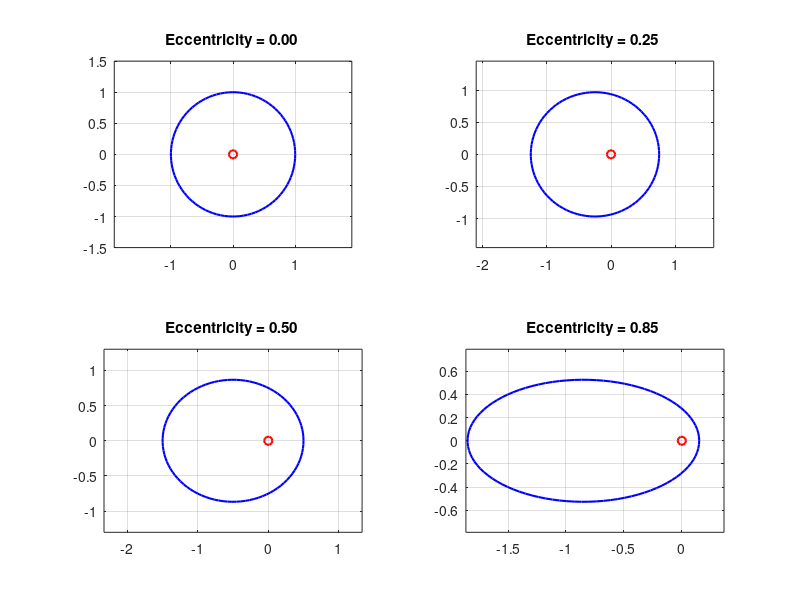

Reproduce this figure in MATLAB.
%------------------------------------------------------------------------------
% PURPOSE: This code reproduces Figure 1 and produces four ellipses with
% different eccentricity values  
% -----------------------------------------------------------------------------
% Author: Pierre Hurlin 
% DKE, Maastricht University
% Version v1.01, July 26, 2021 
% Resit - Project 1.2
% ---------------------------------------------------------------------

clear ; clc ; close all 

%==================
%=== Parameters ===
%==================
a=1;                        % Semi-major axis
E=[0 0.25 0.5 0.85] ;       % Eccentricity values

figure 

for i=1:4
    
    e=E(i);                     % Eccentricity
    b = a*sqrt(1-e^2) ;         % Semi-minor axis 
    c=sqrt(a^2-b^2);            % Distance from the center to the focus S
    q=a*(1-e);                  % Distance from the focus to the perikorn

    subplot(2,2,i)
    C = [-c 0] ;                 % Center 
    th = linspace(0,2*pi);  
    xe = C(1)+a*cos(th) ; 
    ye = C(2)+b*sin(th) ; 
    plot(xe,ye,'b','Linewidth',1.5)
    title(sprintf('Eccentricity = %1.2f ',e))
    grid('on')
    hold('on')
    ylim([-1.5*b 1.5*b])
    axis equal
    plot(0,0,'o','Color','r','Linewidth',1.5)
    %legend('Ellipse','Focus S','Location','best')
    %legend('boxoff')
end
